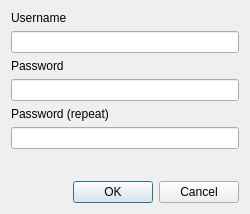
<?xml version="1.0" encoding="UTF-8"?>
<ui version="4.0">
 <class>RegisterDialog</class>
 <widget class="QDialog" name="RegisterDialog">
  <property name="windowModality">
   <enum>Qt::ApplicationModal</enum>
  </property>
  <property name="geometry">
   <rect>
    <x>0</x>
    <y>0</y>
    <width>228</width>
    <height>200</height>
   </rect>
  </property>
  <property name="windowTitle">
   <string>QCC - Register</string>
  </property>
  <property name="modal">
   <bool>true</bool>
  </property>
  <layout class="QFormLayout" name="formLayout">
   <property name="sizeConstraint">
    <enum>QLayout::SetFixedSize</enum>
   </property>
   <item row="0" column="0">
    <widget class="QLabel" name="usernameLabel">
     <property name="text">
      <string>Username</string>
     </property>
    </widget>
   </item>
   <item row="1" column="0" colspan="2">
    <widget class="QLineEdit" name="usernameLineEdit">
     <property name="text">
      <string notr="true"/>
     </property>
    </widget>
   </item>
   <item row="2" column="0">
    <widget class="QLabel" name="password1Label">
     <property name="text">
      <string>Password</string>
     </property>
    </widget>
   </item>
   <item row="3" column="0" colspan="2">
    <widget class="QLineEdit" name="password1LineEdit">
     <property name="text">
      <string notr="true"/>
     </property>
     <property name="echoMode">
      <enum>QLineEdit::Password</enum>
     </property>
    </widget>
   </item>
   <item row="4" column="0" colspan="2">
    <widget class="QLabel" name="password2Label">
     <property name="text">
      <string>Password (repeat)</string>
     </property>
    </widget>
   </item>
   <item row="5" column="0" colspan="2">
    <widget class="QLineEdit" name="password2LineEdit">
     <property name="text">
      <string notr="true"/>
     </property>
     <property name="echoMode">
      <enum>QLineEdit::Password</enum>
     </property>
    </widget>
   </item>
   <item row="6" column="1">
    <spacer name="verticalSpacer">
     <property name="orientation">
      <enum>Qt::Vertical</enum>
     </property>
     <property name="sizeType">
      <enum>QSizePolicy::Expanding</enum>
     </property>
     <property name="sizeHint" stdset="0">
      <size>
       <width>20</width>
       <height>20</height>
      </size>
     </property>
    </spacer>
   </item>
   <item row="7" column="1">
    <widget class="QDialogButtonBox" name="buttonBox">
     <property name="orientation">
      <enum>Qt::Horizontal</enum>
     </property>
     <property name="standardButtons">
      <set>QDialogButtonBox::Cancel|QDialogButtonBox::Ok</set>
     </property>
    </widget>
   </item>
  </layout>
 </widget>
 <resources/>
 <connections>
  <connection>
   <sender>buttonBox</sender>
   <signal>rejected()</signal>
   <receiver>RegisterDialog</receiver>
   <slot>reject()</slot>
   <hints>
    <hint type="sourcelabel">
     <x>316</x>
     <y>260</y>
    </hint>
    <hint type="destinationlabel">
     <x>286</x>
     <y>274</y>
    </hint>
   </hints>
  </connection>
 </connections>
</ui>
